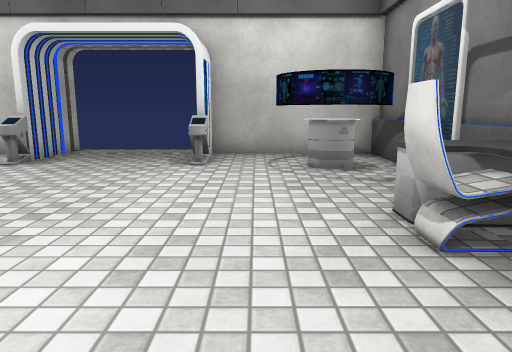
[1] (above)

12 first-person views from a walk through a 3-D level made in the Unity game engine. The camera is 1.2 m above the floor, tilts 10° down and sees 70° across. Doors are open. The floor is counted in squares, 1 m on a side. Each view is taken from the middle of a square. On the plan, view 1 faces up. The plan holds only what a view shows up to about 15 squares ahead; the rest is blank. The player is left out. Some surface patterns are stand-ins.

[2]
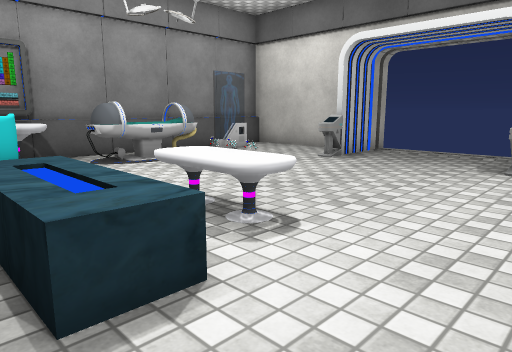

[3]
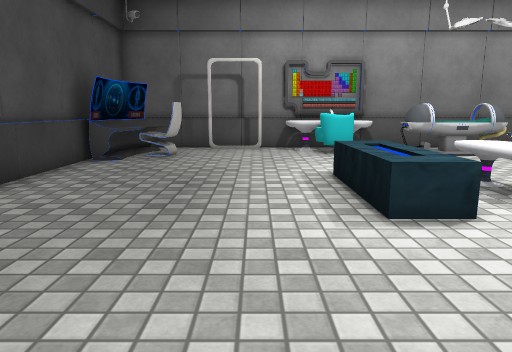

[4]
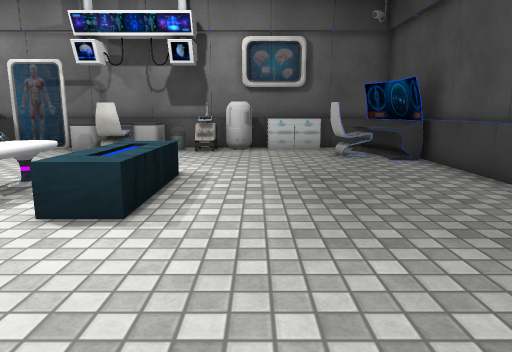

[5]
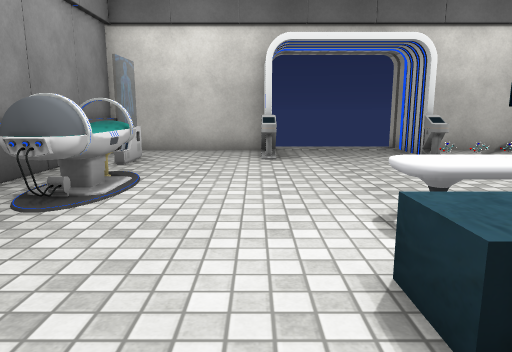

[6]
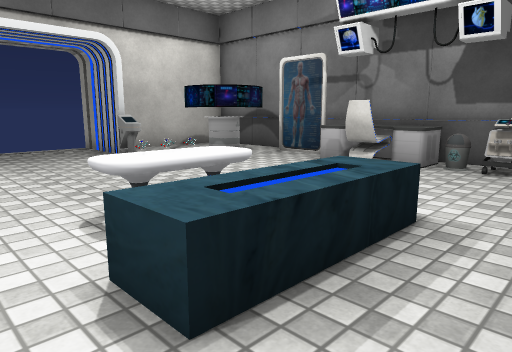

[7]
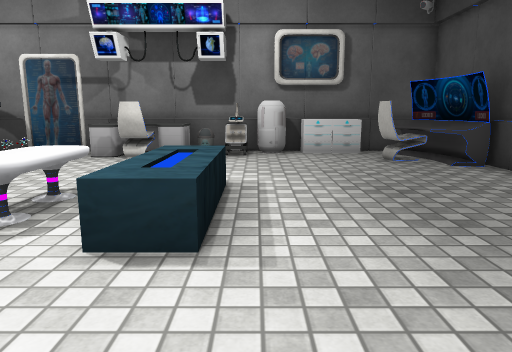

[8]
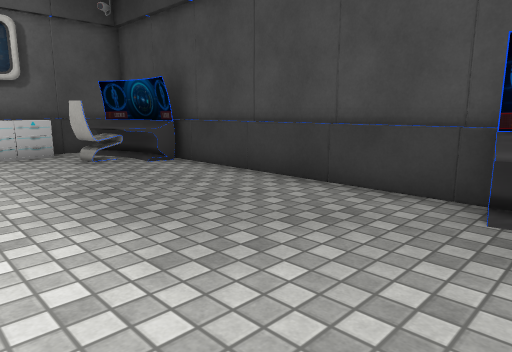

[9]
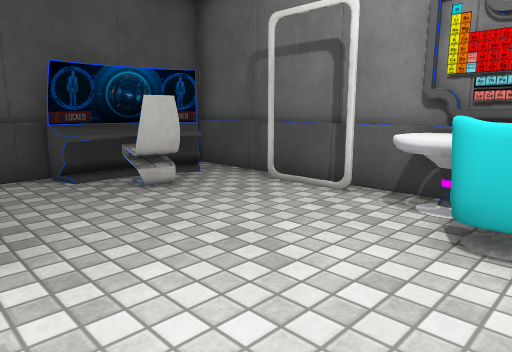

[10]
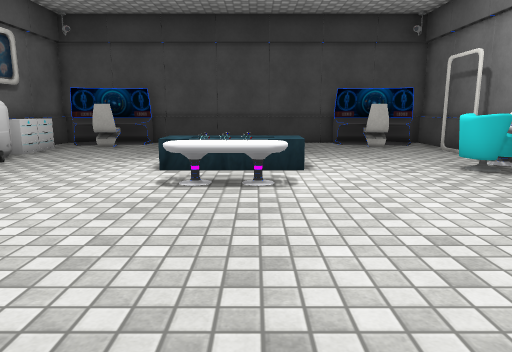

[11]
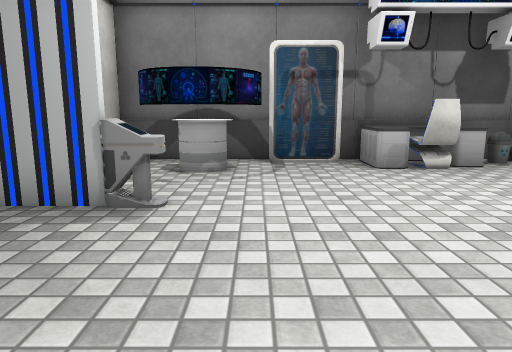

[12]
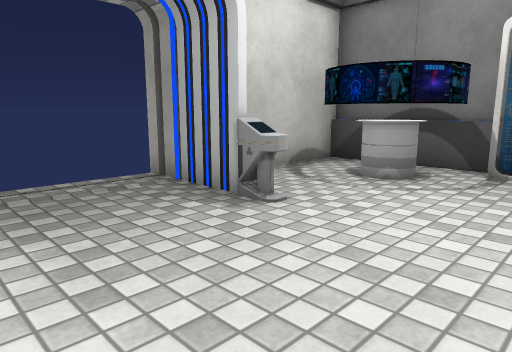

### Floor plan
Key: @ floor where view 1 was taken; # wall or solid block; . floor; D open door; = window, fence, low wall or low ledge; ^ raised ledge; O other object.
Columns run from 11 left of view 1 to 4 right of it. Each row starts with its distance up from view 1.
 12      #    #
 11  #####DDDD#####
 10  #...#....#...#
  9  #...#....#.##=
  8  #=.........=^##
  7  #=.........####
  6  ###..........=#
  5  #^^..........=#
  4  #^#.........OO#
  3 ###....^^....OO#
  2 #O^..........OO#
  1 #O^...^^^^...==#
  0 #^#........@.###
 -1 ##............##
 -2  #............O#
 -3  #............O#
 -4  #^^^......^^^=#
 -5  ####======#####
 -6     #########

Positions as (right, up) in squares from view 1, and headings:
1: (0, 0), facing up
2: (0, 0), facing up-left
3: (2, -1), facing left
4: (-9, -1), facing right
5: (-6, -1), facing up
6: (-6, -1), facing up-right
7: (-8, 0), facing right
8: (-8, 0), facing down-right
9: (-5, 2), facing down-left
10: (-4, 9), facing down
11: (-6, 7), facing right
12: (-5, 5), facing up-right
